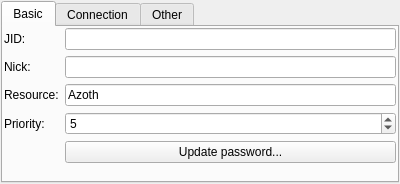
<?xml version="1.0" encoding="UTF-8"?>
<ui version="4.0">
 <class>GlooxAccountConfigurationWidget</class>
 <widget class="QWidget" name="GlooxAccountConfigurationWidget">
  <property name="geometry">
   <rect>
    <x>0</x>
    <y>0</y>
    <width>400</width>
    <height>161</height>
   </rect>
  </property>
  <property name="windowTitle">
   <string/>
  </property>
  <layout class="QVBoxLayout" name="verticalLayout">
   <property name="margin">
    <number>1</number>
   </property>
   <item>
    <widget class="QTabWidget" name="tabWidget">
     <property name="currentIndex">
      <number>0</number>
     </property>
     <widget class="QWidget" name="tab">
      <attribute name="title">
       <string>Basic</string>
      </attribute>
      <layout class="QFormLayout" name="formLayout">
       <property name="fieldGrowthPolicy">
        <enum>QFormLayout::AllNonFixedFieldsGrow</enum>
       </property>
       <property name="margin">
        <number>1</number>
       </property>
       <item row="0" column="0">
        <widget class="QLabel" name="label">
         <property name="text">
          <string>JID:</string>
         </property>
         <property name="buddy">
          <cstring>JID_</cstring>
         </property>
        </widget>
       </item>
       <item row="0" column="1">
        <widget class="QLineEdit" name="JID_">
         <property name="text">
          <string notr="true"/>
         </property>
        </widget>
       </item>
       <item row="1" column="0">
        <widget class="QLabel" name="label_2">
         <property name="text">
          <string>Nick:</string>
         </property>
         <property name="buddy">
          <cstring>Nick_</cstring>
         </property>
        </widget>
       </item>
       <item row="1" column="1">
        <widget class="QLineEdit" name="Nick_">
         <property name="text">
          <string notr="true"/>
         </property>
        </widget>
       </item>
       <item row="2" column="0">
        <widget class="QLabel" name="label_3">
         <property name="text">
          <string>Resource:</string>
         </property>
         <property name="buddy">
          <cstring>Resource_</cstring>
         </property>
        </widget>
       </item>
       <item row="2" column="1">
        <widget class="QLineEdit" name="Resource_">
         <property name="text">
          <string>Azoth</string>
         </property>
        </widget>
       </item>
       <item row="3" column="0">
        <widget class="QLabel" name="label_4">
         <property name="text">
          <string>Priority:</string>
         </property>
         <property name="buddy">
          <cstring>Priority_</cstring>
         </property>
        </widget>
       </item>
       <item row="3" column="1">
        <widget class="QSpinBox" name="Priority_">
         <property name="minimum">
          <number>-127</number>
         </property>
         <property name="maximum">
          <number>128</number>
         </property>
         <property name="value">
          <number>5</number>
         </property>
        </widget>
       </item>
       <item row="4" column="1">
        <widget class="QPushButton" name="UpdatePassword_">
         <property name="text">
          <string>Update password...</string>
         </property>
        </widget>
       </item>
      </layout>
     </widget>
     <widget class="QWidget" name="tab_2">
      <attribute name="title">
       <string>Connection</string>
      </attribute>
      <layout class="QVBoxLayout" name="verticalLayout_2">
       <item>
        <widget class="QGroupBox" name="CustomAddress_">
         <property name="title">
          <string>Custom address</string>
         </property>
         <property name="checkable">
          <bool>true</bool>
         </property>
         <property name="checked">
          <bool>false</bool>
         </property>
         <layout class="QFormLayout" name="formLayout_2">
          <property name="fieldGrowthPolicy">
           <enum>QFormLayout::AllNonFixedFieldsGrow</enum>
          </property>
          <property name="leftMargin">
           <number>1</number>
          </property>
          <property name="topMargin">
           <number>1</number>
          </property>
          <property name="rightMargin">
           <number>2</number>
          </property>
          <property name="bottomMargin">
           <number>1</number>
          </property>
          <item row="0" column="0">
           <widget class="QLabel" name="label_5">
            <property name="text">
             <string>Host:</string>
            </property>
            <property name="buddy">
             <cstring>ConnectionHost_</cstring>
            </property>
           </widget>
          </item>
          <item row="0" column="1">
           <widget class="QLineEdit" name="ConnectionHost_"/>
          </item>
          <item row="1" column="0">
           <widget class="QLabel" name="label_6">
            <property name="text">
             <string>Port:</string>
            </property>
            <property name="buddy">
             <cstring>ConnectionPort_</cstring>
            </property>
           </widget>
          </item>
          <item row="1" column="1">
           <widget class="QSpinBox" name="ConnectionPort_">
            <property name="maximum">
             <number>65535</number>
            </property>
            <property name="value">
             <number>5222</number>
            </property>
           </widget>
          </item>
         </layout>
        </widget>
       </item>
       <item>
        <layout class="QFormLayout" name="formLayout_3">
         <item row="0" column="0">
          <widget class="QLabel" name="label_7">
           <property name="text">
            <string>Keep-alive interval:</string>
           </property>
          </widget>
         </item>
         <item row="0" column="1">
          <widget class="QSpinBox" name="KeepAliveInterval_">
           <property name="specialValueText">
            <string>disabled</string>
           </property>
           <property name="suffix">
            <string> s</string>
           </property>
           <property name="maximum">
            <number>300</number>
           </property>
           <property name="value">
            <number>90</number>
           </property>
          </widget>
         </item>
         <item row="1" column="0">
          <widget class="QLabel" name="label_8">
           <property name="text">
            <string>Keep-alive timeout:</string>
           </property>
          </widget>
         </item>
         <item row="1" column="1">
          <widget class="QSpinBox" name="KeepAliveTimeout_">
           <property name="specialValueText">
            <string>disabled</string>
           </property>
           <property name="suffix">
            <string> s</string>
           </property>
           <property name="maximum">
            <number>300</number>
           </property>
           <property name="value">
            <number>60</number>
           </property>
          </widget>
         </item>
        </layout>
       </item>
      </layout>
     </widget>
     <widget class="QWidget" name="tab_3">
      <attribute name="title">
       <string>Other</string>
      </attribute>
      <layout class="QVBoxLayout" name="verticalLayout_3">
       <property name="margin">
        <number>1</number>
       </property>
       <item>
        <widget class="QCheckBox" name="FileLogCheckbox_">
         <property name="text">
          <string>Log everything to file</string>
         </property>
        </widget>
       </item>
       <item>
        <spacer name="verticalSpacer">
         <property name="orientation">
          <enum>Qt::Vertical</enum>
         </property>
         <property name="sizeHint" stdset="0">
          <size>
           <width>20</width>
           <height>40</height>
          </size>
         </property>
        </spacer>
       </item>
      </layout>
     </widget>
    </widget>
   </item>
  </layout>
 </widget>
 <resources/>
 <connections/>
</ui>
